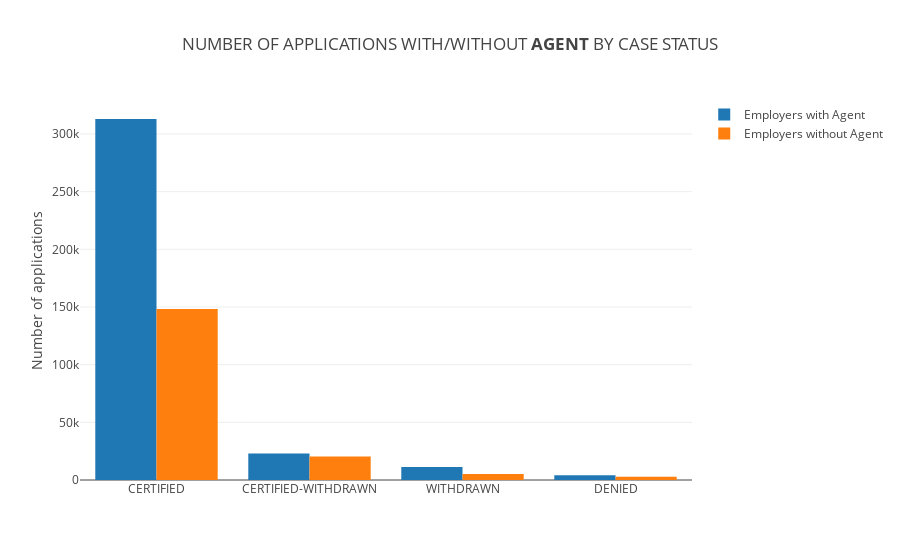

The cell this chart's notebook holds for it:
### Code cell
dftop0 = df[df.AGENT_REPRESENTING_EMPLOYER=='Y'].groupby('CASE_STATUS',as_index=False).count().sort_values('countvar',ascending= False)[['CASE_STATUS','countvar']]
dftop1 = df[df.AGENT_REPRESENTING_EMPLOYER=='N'].groupby('CASE_STATUS',as_index=False).count().sort_values('countvar',ascending= False)[['CASE_STATUS','countvar']]
t0 = go.Bar(x=dftop0.CASE_STATUS.values,y=dftop0.countvar.values,name='Employers with Agent')
t1 = go.Bar(x=dftop1.CASE_STATUS.values,y=dftop1.countvar.values,name='Employers without Agent')
layout = go.Layout(dict(title= "NUMBER OF APPLICATIONS WITH/WITHOUT <b>AGENT</b> BY CASE STATUS ",yaxis=dict(title="Number of applications")))
data = [t0,t1]
fig =go.Figure(data,layout)
ny = iplot(fig)

### Figure 1 — Plotly figure (JSON) as saved in the notebook; plotly's stock layout.template omitted (floating-point values rounded to 4 significant figures)
{"data": [{"name": "Employers with Agent", "type": "bar", "uid": "b1135323-7c40-42aa-a375-45dc1d42cb48", "x": ["CERTIFIED", "CERTIFIED-WITHDRAWN", "WITHDRAWN", "DENIED"], "y": [312967, 23065, 11267, 4017]}, {"name": "Employers without Agent", "type": "bar", "uid": "a34acb41-b54a-4c6f-bbc1-481e8cebbc1e", "x": ["CERTIFIED", "CERTIFIED-WITHDRAWN", "WITHDRAWN", "DENIED"], "y": [148221, 20329, 5278, 2911]}], "layout": {"title": {"text": "NUMBER OF APPLICATIONS WITH/WITHOUT <b>AGENT</b> BY CASE STATUS "}, "yaxis": {"title": {"text": "Number of applications"}}}}
